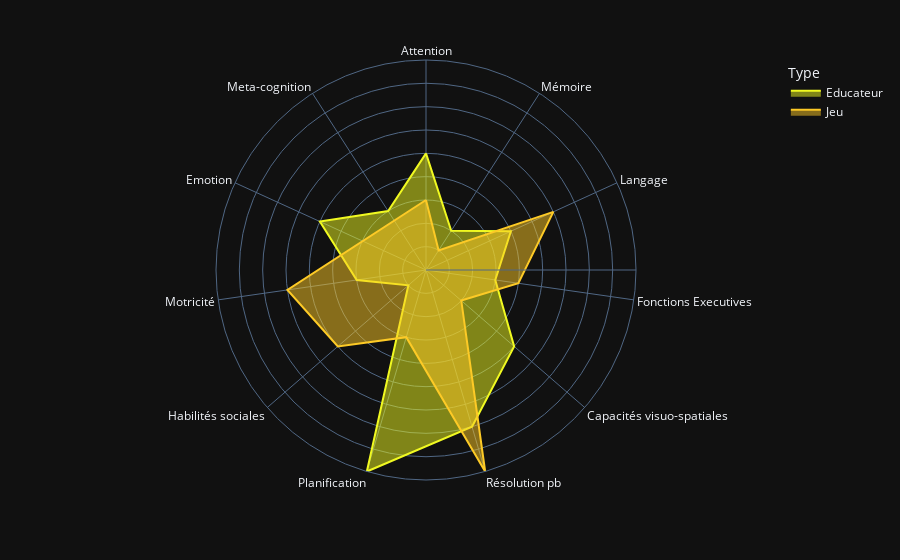

The notebook cell this image was saved under:
### Code cell
fig = px.line_polar(indicateurs, r="Valeur", theta="Indicateur",
                   color="Type", template="plotly_dark",
                   line_close=True,
                   color_discrete_sequence= px.colors.sequential.Plasma_r)
fig.update_traces(fill='toself')
fig.update_layout(
    polar = dict(
        radialaxis = dict(showticklabels=False, ticks=[-2, -1, 0, 1, 2]),
    )
)
fig.show()

### Figure 1 — Plotly figure (JSON) as saved in the notebook; plotly's stock layout.template omitted (floating-point values rounded to 4 significant figures)
{"data": [{"fill": "toself", "hovertemplate": "Type=Educateur<br>Valeur=%{r}<br>Indicateur=%{theta}<extra></extra>", "legendgroup": "Educateur", "line": {"color": "#f0f921", "dash": "solid"}, "marker": {"symbol": "circle"}, "mode": "lines", "name": "Educateur", "r": [0.5, 0.2, 0.4, 0.3, 0.5, 0.7, 0.9, 0.1, 0.3, 0.5, 0.3, 0.5], "showlegend": true, "subplot": "polar", "theta": ["Attention", "Mémoire", "Langage", "Fonctions Executives", "Capacités visuo-spatiales", "Résolution pb", "Planification", "Habilités sociales", "Motricité", "Emotion", "Meta-cognition", "Attention"], "type": "scatterpolar"}, {"fill": "toself", "hovertemplate": "Type=Jeu<br>Valeur=%{r}<br>Indicateur=%{theta}<extra></extra>", "legendgroup": "Jeu", "line": {"color": "#fdca26", "dash": "solid"}, "marker": {"symbol": "circle"}, "mode": "lines", "name": "Jeu", "r": [0.3, 0.1, 0.6, 0.4, 0.2, 0.9, 0.3, 0.5, 0.6, 0.3], "showlegend": true, "subplot": "polar", "theta": ["Attention", "Mémoire", "Langage", "Fonctions Executives", "Capacités visuo-spatiales", "Résolution pb", "Planification", "Habilités sociales", "Motricité", "Attention"], "type": "scatterpolar"}], "layout": {"legend": {"title": {"text": "Type"}, "tracegroupgap": 0}, "margin": {"t": 60}, "polar": {"angularaxis": {"direction": "clockwise", "rotation": 90}, "domain": {"x": [0, 1], "y": [0, 1]}, "radialaxis": {"showticklabels": false, "ticks": ""}}}}
